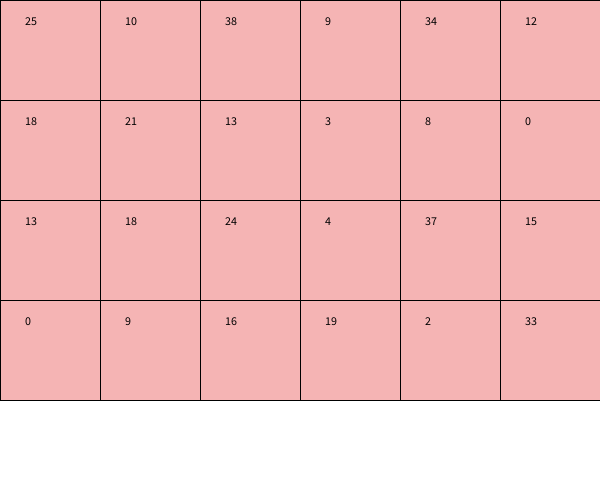
Frame 1 (no input)
Frame 60 (the mouse pressed at the canvas centre just before this capture): identical to frame 1, image omitted
Frame 120 (the mouse held since frame 60 and released just before this capture): identical to frame 1, image omitted

The Processing sketch that drew this single still picture (run headless with seeded random() and noise(); from frame 60 on, the mouse is pressed at the canvas centre):

// Processing sketch: week11_2_random_seat_array_value
// ── week11_2_random_seat_array_value.pde
void setup(){
  size(600,500); 
  for(int i=0;i<4;i++){
    for(int j=0;j<6;j++){
      value[i][j] = int(random(40));
    }
   }
}
int [][] value = new int[4][6];
void draw(){
  background(255);
  for(int i=0;i<4;i++){
    for(int j=0;j<6;j++){
      fill(#F5B4B4); rect(j*100,i*100,100,100);
      fill(0); text(value[i][j],j*100+25, i*100+25);
    }
   }
}
